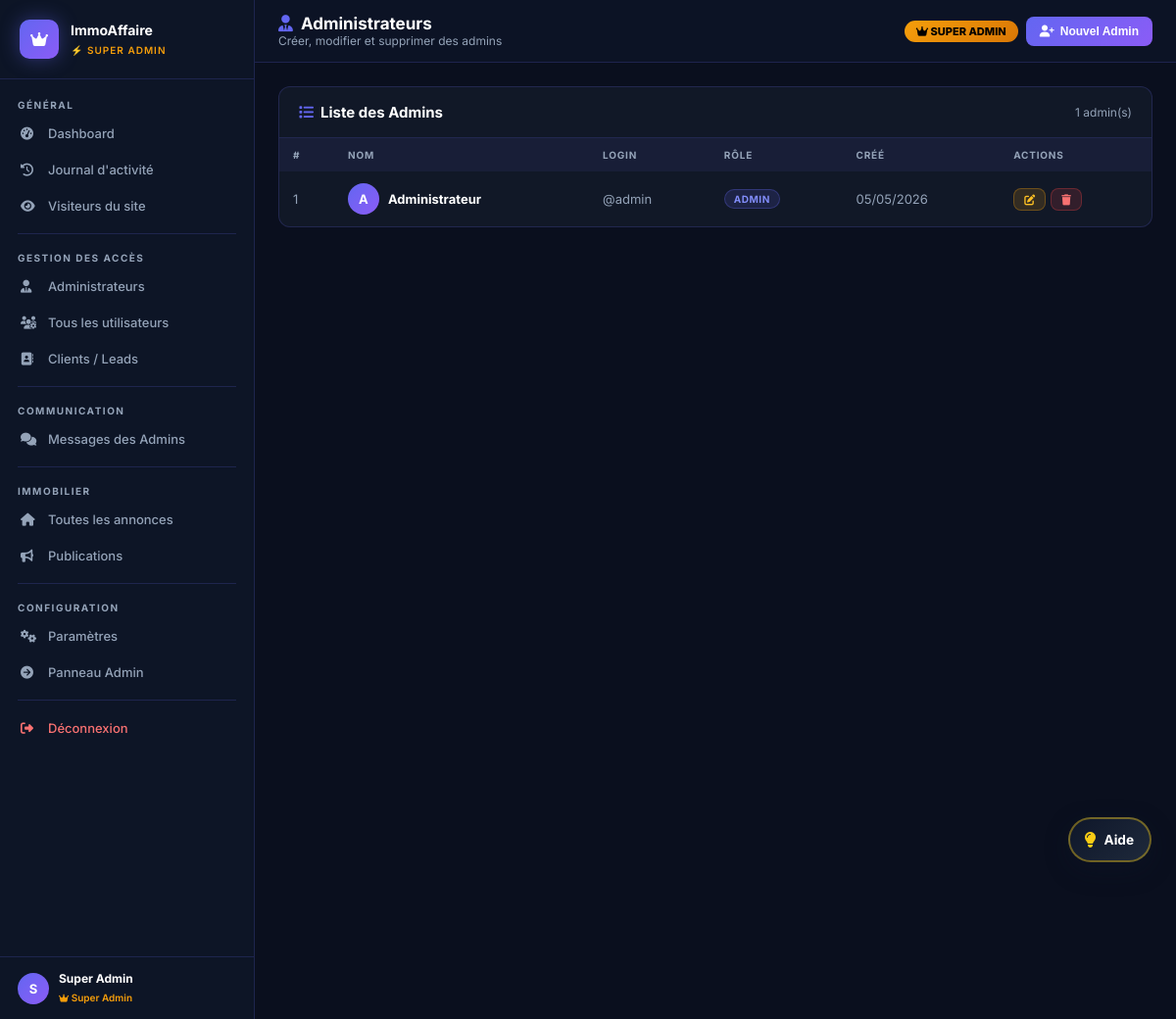
The app's page /super-admin/admins (signed in) with its own data.
### tables this page shows
CREATE TABLE IF NOT EXISTS users (
    id              INT AUTO_INCREMENT PRIMARY KEY,
    username        VARCHAR(50) NOT NULL UNIQUE,
    password        VARCHAR(255) NOT NULL,
    full_name       VARCHAR(100),
    email           VARCHAR(150) UNIQUE,
    role            ENUM('super_admin', 'admin', 'agent', 'client') NOT NULL DEFAULT 'client',
    status          ENUM('active', 'inactive', 'pending') DEFAULT 'active',
    avatar          VARCHAR(255),
    phone_whatsapp  VARCHAR(25),
    phone_tel       VARCHAR(25),
    phone_fixe      VARCHAR(25),
    country         VARCHAR(100),
    created_at      TIMESTAMP DEFAULT CURRENT_TIMESTAMP
);

### controllers/SuperAdminController.php (called while the page is built, shortened)
<?php
class SuperAdminController extends Controller {
    public function admins() {
        $model  = new UserModel();
        $admins = $model->getAllAdmins();
        $this->render('super_admin/admins', ['title' => 'Gestion des Administrateurs', 'admins' => $admins]);
    }
}

### config/database.php (called while the page is built, shortened)
<?php
class Database {
    private static $instance = null;
    private function __construct() {
        $dsn = "mysql:host=" . DB_HOST . ";dbname=" . DB_NAME . ";charset=" . DB_CHARSET;
        $options = [
            PDO::ATTR_ERRMODE            => PDO::ERRMODE_EXCEPTION,
            PDO::ATTR_DEFAULT_FETCH_MODE => PDO::FETCH_ASSOC,
            PDO::ATTR_EMULATE_PREPARES   => false,
        ];
        try {
            $this->pdo = new PDO($dsn, DB_USER, DB_PASS, $options);
        } catch (\PDOException $e) {
            throw new \PDOException($e->getMessage(), (int)$e->getCode());
        }
    }
    public static function getInstance() {
        if (self::$instance === null) {
            self::$instance = new self();
        }
        return self::$instance->pdo;
    }
}

### models/Model.php (called while the page is built, shortened)
<?php
require_once __DIR__ . '/../config/database.php';
abstract class Model {
    protected $db;
    public function __construct() {
        $this->db = Database::getInstance();
    }
    protected function query($sql, $params = []) {
        $stmt = $this->db->prepare($sql);
        $stmt->execute($params);
        return $stmt;
    }
    protected function fetchAll($sql, $params = []) {
        return $this->query($sql, $params)->fetchAll();
    }
}

### models/UserModel.php (called while the page is built, shortened)
<?php
require_once __DIR__ . '/Model.php';
class UserModel extends Model {
    public function getAllAdmins() {
        return $this->fetchAll("SELECT * FROM users WHERE role = 'admin' ORDER BY created_at DESC");
    }
}

### views/super_admin/admins.php (the view, shortened to what this page needs)
<?php include __DIR__ . '/sa_header.php'; ?>
<div class="sa-layout">
    <?php include __DIR__ . '/sidebar.php'; ?>
    <div class="sa-main">
        <div class="sa-topbar">
            <div class="sa-topbar-title">
                <h2><i class="fas fa-user-tie" style="color:var(--sa-accent);margin-right:8px;"></i>Administrateurs</h2>
                <p>Créer, modifier et supprimer des admins</p>
            </div>
            <div class="sa-topbar-actions">
                <div class="sa-badge-role"><i class="fas fa-crown"></i> Super Admin</div>
                <button class="sa-btn sa-btn-primary" onclick="openModal('addAdminModal')">
                    <i class="fas fa-user-plus"></i> <span class="hide-xs">Nouvel Admin</span>
                </button>
            </div>
        </div>
        <div class="sa-content">
            <div class="sa-card">
                <div class="sa-card-header">
                    <h3><i class="fas fa-list" style="color:var(--sa-accent);margin-right:7px;"></i>Liste des Admins</h3>
                    <span style="color:var(--sa-gray);font-size:12px;"><?php echo count($admins); ?> admin(s)</span>
                </div>
                <div class="sa-table-wrap">
                <table class="sa-table">
                    <thead><tr><th>#</th><th>Nom</th><th>Login</th><th>Rôle</th><th>Créé</th><th>Actions</th></tr></thead>
                    <tbody>
                        <?php if (!empty($admins)): ?>
                            <?php foreach ($admins as $a): ?>
                            <tr>
                                <td style="color:var(--sa-gray);"><?php echo $a['id']; ?></td>
                                <td>
                                    <div style="display:flex;align-items:center;gap:9px;">
                                        <div class="sa-avatar-sm"><?php echo strtoupper(substr($a['full_name']??$a['username'],0,1)); ?></div>
                                        <strong style="color:white;"><?php echo htmlspecialchars($a['full_name']??'—'); ?></strong>
                                    </div>
                                </td>
                                <td style="color:var(--sa-gray);">@<?php echo htmlspecialchars($a['username']); ?></td>
                                <td><span class="role-badge role-<?php echo $a['role']; ?>"><?php echo str_replace('_',' ',$a['role']); ?></span></td>
                                <td style="color:var(--sa-gray);white-space:nowrap;"><?php echo date('d/m/Y',strtotime($a['created_at'])); ?></td>
                                <td>
                                    <div style="display:flex;gap:5px;">
                                        <button class="sa-btn sa-btn-warning sa-btn-sm" onclick="openEditModal(<?php echo htmlspecialchars(json_encode($a)); ?>)"><i class="fas fa-edit"></i></button>
                                        <?php if ($a['id'] != $_SESSION['user_id']): ?>
                                        <a href="<?php echo BASE_URL; ?>/super-admin/admins/delete?id=<?php echo $a['id']; ?>" class="sa-btn sa-btn-danger sa-btn-sm" onclick="return confirm('Supprimer ?')"><i class="fas fa-trash"></i></a>
                                        <?php endif; ?>
                                    </div>
                                </td>
                            </tr>
                            <?php endforeach; ?>
                        <?php else: ?>
                            <tr><td colspan="6" style="text-align:center;padding:36px;color:var(--sa-gray);">Aucun administrateur.</td></tr>
                        <?php endif; ?>
                    </tbody>
                </table>
                </div>
            </div>
        </div>
    </div>
</div>
<?php include __DIR__ . '/sa_footer.php'; ?>

### assets/css/super_admin.css (style rules this page uses)
:root { --sa-bg: #0a0f1e; --sa-sidebar: #0d1526; --sa-card: #111827; --sa-border: rgba(99,102,241,0.2); --sa-accent: #6366f1; --sa-accent2: #8b5cf6; --sa-gold: #f59e0b; --sa-green: #10b981; --sa-red: #ef4444; --sa-cyan: #06b6d4; --sa-text: #e2e8f0; --sa-gray: #94a3b8; --sidebar-w: 260px; }
* { box-sizing: border-box; }
body { background: var(--sa-bg) !important; margin: 0; font-family: 'Inter', sans-serif; }
.sa-layout { display: flex; min-height: 100vh; background: var(--sa-bg); }
.sa-avatar-sm { width: 32px; height: 32px; background: linear-gradient(135deg, var(--sa-accent), var(--sa-accent2)); border-radius: 50%; display: flex; align-items: center; justify-content: center; font-size: 13px; color: white; font-weight: 700; flex-shrink: 0; }
.sa-main { flex: 1; margin-left: var(--sidebar-w); min-width: 0; display: flex; flex-direction: column; }
.sa-topbar { background: rgba(13,21,38,0.95); backdrop-filter: blur(10px); border-bottom: 1px solid var(--sa-border); padding: 14px 24px; display: flex; align-items: center; justify-content: space-between; position: sticky; top: 0; z-index: 100; gap: 12px; }
.sa-topbar-title h2 { color: white; font-size: 17px; font-weight: 700; margin: 0; white-space: nowrap; overflow: hidden; text-overflow: ellipsis; }
.sa-topbar-title p { color: var(--sa-gray); font-size: 12px; margin: 0; }
.sa-topbar-actions { display: flex; align-items: center; gap: 8px; flex-shrink: 0; }
.sa-badge-role { background: linear-gradient(135deg, #f59e0b, #d97706); color: #000; padding: 4px 12px; border-radius: 20px; font-size: 11px; font-weight: 800; text-transform: uppercase; white-space: nowrap; }
.sa-content { padding: 24px; flex: 1; }
.sa-card { background: var(--sa-card); border: 1px solid var(--sa-border); border-radius: 12px; overflow: hidden; margin-bottom: 20px; }
.sa-card-header { padding: 16px 20px; border-bottom: 1px solid var(--sa-border); display:flex; align-items:center; justify-content:space-between; flex-wrap: wrap; gap: 8px; }
.sa-card-header h3 { color: white; font-size: 15px; font-weight: 700; margin: 0; }
.sa-table-wrap { overflow-x: auto; -webkit-overflow-scrolling: touch; }
.sa-table { width: 100%; border-collapse: collapse; min-width: 500px; }
.sa-table th { background: rgba(99,102,241,0.08); color: var(--sa-gray); font-size: 10px; font-weight: 700; text-transform: uppercase; letter-spacing: 0.8px; padding: 11px 14px; text-align: left; white-space: nowrap; }
.sa-table td { padding: 12px 14px; color: var(--sa-text); border-bottom: 1px solid rgba(255,255,255,0.04); font-size: 13px; }
.sa-table tr:last-child td { border-bottom: none; }
.role-badge { display:inline-flex; align-items:center; gap:4px; padding:3px 9px; border-radius:20px; font-size:10px; font-weight:700; text-transform:uppercase; letter-spacing:.5px; }
.role-admin { background:rgba(99,102,241,0.15); color:#818cf8; border:1px solid rgba(99,102,241,0.3); }
.sa-btn { display:inline-flex; align-items:center; gap:6px; padding:8px 14px; border-radius:8px; font-size:12px; font-weight:600; cursor:pointer; border:none; text-decoration:none; transition:all .2s; white-space:nowrap; }
.sa-btn-primary { background:linear-gradient(135deg, var(--sa-accent), var(--sa-accent2)); color:white; }
.sa-btn-warning { background:rgba(245,158,11,0.15); color:#fbbf24; border:1px solid rgba(245,158,11,0.3); }
.sa-btn-danger { background:rgba(239,68,68,0.15); color:#f87171; border:1px solid rgba(239,68,68,0.3); }
.sa-btn-sm { padding:5px 10px; font-size:11px; }

### records on screen
users: id "1", full_name "A", full_name "Administrateur", username "admin", role "ADMIN", created_at "05/05/2026"

### other values on screen
$initials "S"
substr($_SESSION['full_name'] ?? $_SESSION['username'], 0, 20) "Super Admin"
count($admins) "1"
